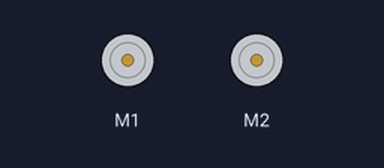
Simulated run of this sketch. Board: Arduino Uno, built with avr-gcc and run on an emulated ATmega328P. Parts: 2 × DC motor (green arrow = forward, orange = backward, longer = faster). What the sketch prints to the serial monitor is not drawn.

Above: at 7.7 s.
Timing chart, 0 to 10.5 s (numbered marks = the images above):
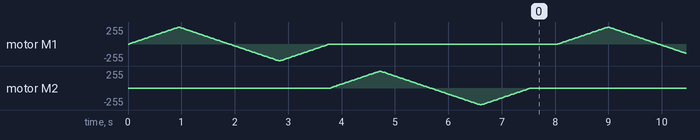

The sketch:

Mega_Dual_Motor_Test.ino
```cpp
#include "DualTB9051FTGMotorShield.h"

DualTB9051FTGMotorShield md;

void stopIfFault()
{
  if (md.getM1Fault())
  {
    Serial.println("M1 fault");
    while (1);
  }
  if (md.getM2Fault())
  {
    Serial.println("M2 fault");
    while (1);
  }
}

void setup()
{
  Serial.begin(115200);
  Serial.println("Dual TB9051FTG Motor Shield");
  md.init();

  // Uncomment to flip a motor's direction:
  //md.flipM1(true);
  //md.flipM2(true);
}

void loop()
{
  md.enableDrivers();
  delay(1); // wait for drivers to be enabled so fault pins are no longer low

  for (int i = 0; i <= 400; i++)
  {
    md.setM1Speed(i);
    stopIfFault();
    if (abs(i)%200 == 100)
    {
      Serial.print("M1 current: ");
      Serial.println(md.getM1CurrentMilliamps());
    }
    delay(2);
  }

  for (int i = 400; i >= -400; i--)
  {
    md.setM1Speed(i);
    stopIfFault();
    if (abs(i)%200 == 100)
    {
      Serial.print("M1 current: ");
      Serial.println(md.getM1CurrentMilliamps());
    }
    delay(2);
  }

  for (int i = -400; i <= 0; i++)
  {
    md.setM1Speed(i);
    stopIfFault();
    if (abs(i)%200 == 100)
    {
      Serial.print("M1 current: ");
      Serial.println(md.getM1CurrentMilliamps());
    }
    delay(2);
  }

  for (int i = 0; i <= 400; i++)
  {
    md.setM2Speed(i);
    stopIfFault();
    if (abs(i)%200 == 100)
    {
      Serial.print("M2 current: ");
      Serial.println(md.getM2CurrentMilliamps());
    }
    delay(2);
  }

  for (int i = 400; i >= -400; i--)
  {
    md.setM2Speed(i);
    stopIfFault();
    if (abs(i)%200 == 100)
    {
      Serial.print("M2 current: ");
      Serial.println(md.getM2CurrentMilliamps());
    }
    delay(2);
  }

  for (int i = -400; i <= 0; i++)
  {
    md.setM2Speed(i);
    stopIfFault();
    if (abs(i)%200 == 100)
    {
      Serial.print("M2 current: ");
      Serial.println(md.getM2CurrentMilliamps());
    }
    delay(2);
  }

  md.disableDrivers();
  delay(500);
}
```
